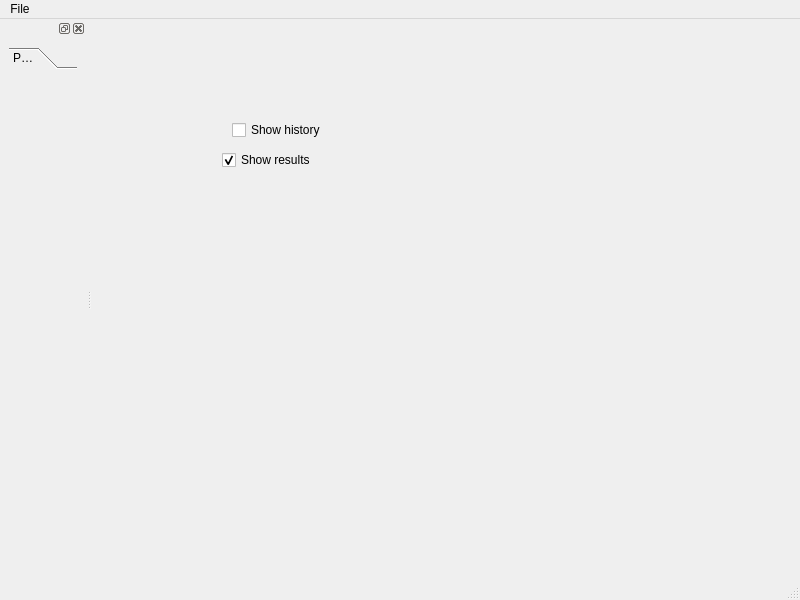
<?xml version="1.0" encoding="UTF-8"?>
<ui version="4.0">
 <class>HandInteraction</class>
 <widget class="QMainWindow" name="HandInteraction">
  <property name="geometry">
   <rect>
    <x>0</x>
    <y>0</y>
    <width>800</width>
    <height>600</height>
   </rect>
  </property>
  <property name="windowTitle">
   <string>Hand Interaction</string>
  </property>
  <widget class="QWidget" name="centralwidget">
   <widget class="QCheckBox" name="checkBoxShowHistory">
    <property name="geometry">
     <rect>
      <x>140</x>
      <y>100</y>
      <width>131</width>
      <height>22</height>
     </rect>
    </property>
    <property name="text">
     <string>Show history</string>
    </property>
    <property name="checked">
     <bool>false</bool>
    </property>
   </widget>
   <widget class="QCheckBox" name="checkBoxShowResults">
    <property name="geometry">
     <rect>
      <x>130</x>
      <y>130</y>
      <width>111</width>
      <height>22</height>
     </rect>
    </property>
    <property name="text">
     <string>Show results</string>
    </property>
    <property name="checked">
     <bool>true</bool>
    </property>
   </widget>
  </widget>
  <widget class="QMenuBar" name="menubar">
   <property name="geometry">
    <rect>
     <x>0</x>
     <y>0</y>
     <width>800</width>
     <height>25</height>
    </rect>
   </property>
   <widget class="QMenu" name="menuFile">
    <property name="title">
     <string>File</string>
    </property>
   </widget>
   <addaction name="menuFile"/>
  </widget>
  <widget class="QStatusBar" name="statusbar"/>
  <widget class="QDockWidget" name="dockWidget">
   <attribute name="dockWidgetArea">
    <number>1</number>
   </attribute>
   <widget class="QWidget" name="dockWidgetContents">
    <layout class="QGridLayout" name="gridLayout">
     <item row="0" column="0">
      <widget class="QToolBox" name="toolBox">
       <property name="currentIndex">
        <number>0</number>
       </property>
       <widget class="QWidget" name="page_2">
        <property name="geometry">
         <rect>
          <x>0</x>
          <y>0</y>
          <width>73</width>
          <height>479</height>
         </rect>
        </property>
        <attribute name="label">
         <string>Page 2</string>
        </attribute>
        <layout class="QGridLayout" name="gridLayout_3">
         <item row="0" column="0">
          <layout class="QGridLayout" name="gridLayout_2"/>
         </item>
        </layout>
       </widget>
      </widget>
     </item>
    </layout>
   </widget>
  </widget>
 </widget>
 <resources/>
 <connections/>
</ui>
